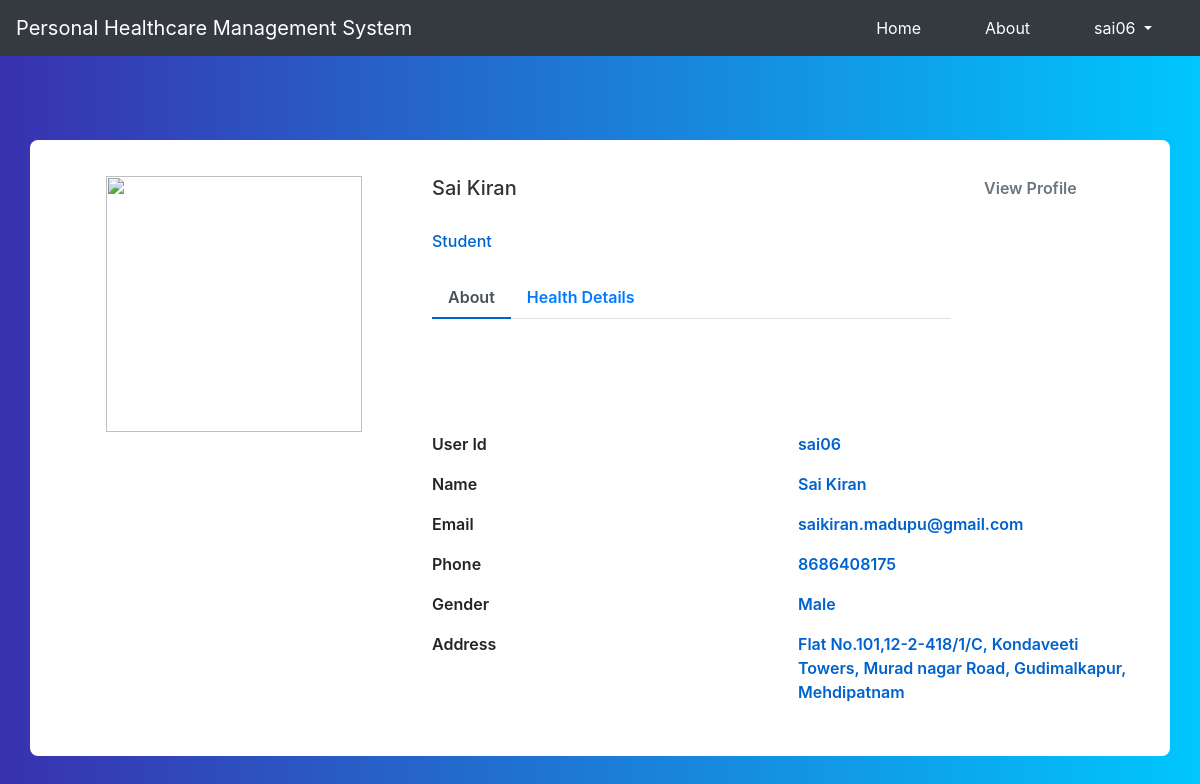
Screenshot of /accounts/profile/ (signed in) with the database file from the repository.
### userprofile/models.py (models this page shows)
class PatientModel(models.Model):
    user = models.OneToOneField(User, null=True, blank=True, on_delete=models.CASCADE)
    user_social = models.OneToOneField(SocialAccount, null=True, blank=True, on_delete=models.CASCADE)
    diagnosed_by = models.ForeignKey(DoctorModel, null=True, blank=True, on_delete=models.CASCADE)
    email = models.EmailField(max_length=100, primary_key=True)
    phone = models.CharField(max_length=20)
    gender = models.CharField(max_length=10, choices=GENDER_CHOICES)
    age = models.CharField(max_length=3)
    address = models.CharField(max_length=1000)
    height = models.CharField(max_length=4)
    weight = models.CharField(max_length=4)
    reason = models.TextField(max_length=1000)
    prescribed_tablets = models.TextField(max_length=1000, null=True, blank=True)
    drug_allergies = models.TextField(max_length=1000, null=True, blank=True)
    illnesses = MultiSelectField(choices=ILLNESS_CHOICES, max_choices=10, max_length=4000)
    other_illnesses = models.TextField(max_length=1000, null=True, blank=True)
    operations = models.TextField(max_length=1000, null=True, blank=True)
    current_medications = models.TextField(max_length=1000, null=True, blank=True)
    is_open_for_appointment = models.BooleanField(default=True)
    def __str__(self):
        return str(self.user)

### userprofile/views.py (the view)
# urls.py: path('accounts/profile/', views.profile, name='profile'),
def profile(request):
    patient_accounts = PatientModel.objects.all()
    doctor_accounts = DoctorModel.objects.all()
    is_patient = is_doctor = False
    if patient_accounts.filter(email=request.user.email).exists():
        is_patient = patient_accounts.filter(email=request.user.email).exists()
        patient_account = patient_accounts.get(pk=request.user.email)
    elif doctor_accounts.filter(email=request.user.email).exists():
        is_doctor = doctor_accounts.filter(email=request.user.email).exists()
        doctor_account = doctor_accounts.get(pk=request.user.email)
    if is_doctor==False and is_patient==False:
        return redirect('userprofile:signup_option')
    else:
        if is_patient:
            return render(request, 'profile_patient.html', {'patient_account': patient_account})
        elif is_doctor:
            patients_diagnosed = patient_accounts.filter(diagnosed_by=doctor_account)
            print(patients_diagnosed)
            return render(request, 'profile_doctor.html', {'doctor_account': doctor_account, 'patients_diagnosed': patients_diagnosed})
    return render(request, 'profile.html', None)

### templates/profile_patient.html (shortened to what this page needs)
{% extends 'base.html' %}
{% load static %}
{% load account socialaccount %}
{% block content %}
<link rel="stylesheet" type="text/css" href="{% static 'css/profile.css' %}"></link>
<div class="container emp-profile">
	<form method="post">
		<div class="row">
			<div class="col-md-4">
				<div class="profile-img">
          <img alt="" src="{{ patient_account.user_social.extra_data.picture }}" style="width: 256px; height: 256px">
				</div>
			</div>
			<div class="col-md-6">
				<div class="profile-head">
					<h5>{{ patient_account.user_social.extra_data.name }}</h5><br>
					<h6>Student</h6>
					<ul class="nav nav-tabs" id="myTab" role="tablist">
						<li class="nav-item">
							<a class="nav-link active" id="home-tab" data-toggle="tab" href="#home" role="tab" aria-controls="home" aria-selected="true">About</a>
						</li>
						<li class="nav-item">
							<a class="nav-link" id="profile-tab" data-toggle="tab" href="#profile" role="tab" aria-controls="profile" aria-selected="false">Health Details</a>
						</li>
					</ul>
				</div>
			</div>
			<div class="col-md-2">
				<a href="{% url 'userprofile:view_profile_patient' %}" class="profile-edit-btn" name="btnAddMore" value="View Profile">View Profile</a>
			</div>
		</div>
		<div class="row">
			<div class="col-md-4">
			</div>
			<div class="col-md-8">
				<div class="tab-content profile-tab" id="myTabContent">
					<div class="tab-pane fade show active" id="home" role="tabpanel" aria-labelledby="home-tab">
						<div class="row">
							<div class="col-md-6">
								<label>User Id</label>
							</div>
							<div class="col-md-6">
								<p>{{ patient_account }}</p>
							</div>
						</div>
						<div class="row">
							<div class="col-md-6">
								<label>Name</label>
							</div>
							<div class="col-md-6">
								<p>{{ patient_account.user_social.extra_data.name }}</p>
							</div>
						</div>
						<div class="row">
							<div class="col-md-6">
								<label>Email</label>
							</div>
							<div class="col-md-6">
								<p>{{ patient_account.email }}</p>
							</div>
						</div>
						<div class="row">
							<div class="col-md-6">
								<label>Phone</label>
							</div>
							<div class="col-md-6">
								<p>{{ patient_account.phone }}</p>
							</div>
						</div>
						<div class="row">
							<div class="col-md-6">
								<label>Gender</label>
							</div>
							<div class="col-md-6">
								<p>{{ patient_account.gender }}</p>
							</div>
						</div>
						<div class="row">
							<div class="col-md-6">
								<label>Address</label>
							</div>
							<div class="col-md-6">
								<p>{{ patient_account.address }}</p>
							</div>
						</div>
					</div>
				</div>
			</div>
		</div>
	</form>
</div>
{% endblock content %}

### templates/base.html (shortened to what this page needs)
{% load static %}
{% load i18n %}
{% load bootstrap4 %}
{% load account socialaccount %}
<!DOCTYPE html>
<html lang="en" {% block htmlattr %}{% endblock %}>
<head>
  <link rel="stylesheet" href="https://stackpath.bootstrapcdn.com/bootstrap/4.3.1/css/bootstrap.min.css">
  <link rel="stylesheet" href="https://use.fontawesome.com/releases/v5.8.1/css/all.css">
  {% block head_css %}
  <link rel="stylesheet" media="screen" href='{% static "css/main.css" %}'>
  {% endblock %}
</head>
<body class='{% block pageclass %}{% endblock %}' {% block bodyattr %}{% endblock %}>
  {% block nav %}
  <nav class="navbar navbar-expand-lg navbar-dark bg-dark">
    <a class="navbar-brand" href="#">Personal Healthcare Management System</a>
    <div class="collapse navbar-collapse mr-auto" id="navbarNavDropdown">
      <ul class="navbar-nav navbar-nav ml-auto">
        <li class="nav-item active px-4">
          <a class="nav-link" href="{% url 'userprofile:profile' %}">Home<span class="sr-only">(current)</span></a>
        </li>
        <li class="nav-item active px-4">
          <a class="nav-link" href="{% url 'userprofile:about' %}">About</a>
        </li>
        <li class="nav-item dropdown active px-4">
          {% if request.user.is_authenticated %}
            <a class="nav-link dropdown-toggle" href="#" id="navbarDropdownMenuLink" role="button" data-toggle="dropdown" aria-haspopup="true" aria-expanded="false">
              {{ request.user }}
            </a>
          {% endif %}
        </li>
      </ul>
    </div>
  </nav>
  <br><br>
  {% endblock nav %}
  {% block content %}{% endblock content %}
</body>
</html>

### static/css/profile.css (style rules this page uses)
body { background: -webkit-linear-gradient(left, #3931af, #00c6ff); }
.emp-profile { padding: 3%; margin-top: 3%; margin-bottom: 3%; border-radius: 0.5rem; background: #fff; }
.profile-img { text-align: center; }
.profile-img img { width: 70%; height: 100%; }
.profile-head h5 { color: #333; }
.profile-head h6 { color: #0062cc; }
.profile-edit-btn { border: none; border-radius: 1.5rem; width: 70%; padding: 2%; font-weight: 600; color: #6c757d; cursor: pointer; }
.profile-head .nav-tabs { margin-bottom:5%; }
.profile-head .nav-tabs .nav-link { font-weight:600; border: none; }
.profile-head .nav-tabs .nav-link.active { border: none; border-bottom:2px solid #0062cc; }
.profile-tab label { font-weight: 600; }
.profile-tab p { font-weight: 600; color: #0062cc; }

### rows the page displays
PatientModel: user_social.extra_data.name "Sai Kiran", user.username "sai06", email "saikiran.madupu@gmail.com", phone "8686408175", gender "Male", address "Flat No.101,12-2-418/1/C, Kondaveeti Towers, Murad nagar Road, Gudimalkapur, Mehdipatnam"

### other values shown
{{ request.user }} "sai06"
